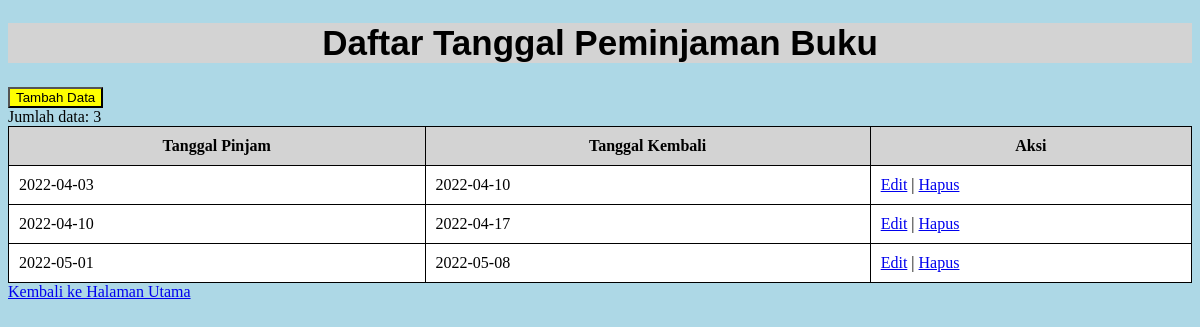
The app's page /Peminjaman.php with its own data.
### tables this page shows
CREATE TABLE `peminjaman` (
  `id_peminjaman` int(11) NOT NULL AUTO_INCREMENT,
  `tgl_pinjam` date NOT NULL,
  `tgl_kembali` date NOT NULL,
  PRIMARY KEY (`id_peminjaman`)
);

### Koneksi.php (called while the page is built, shortened)
<?php
    function connect()
    {
        try {
            $connect = new PDO(
                'mysql:host=localhost;dbname=prak501','root','',
                array(PDO::ATTR_ERRMODE, PDO::ERRMODE_EXCEPTION, PDO::ATTR_PERSISTENT => true)
            );
        } catch (PDOException $e) {
            print "Gagal Terhubung ke Database: " . $e->getMessage() . "<br/>";
            die();
        }
        return $connect;
    }
?>

### Model.php (the view, shortened to what this page needs)
<?php
    require 'Koneksi.php';
    function tampilkan($table){
        $connection = connect() -> prepare("SELECT * FROM $table");
        $connection -> execute();
        $result = $connection -> fetchAll();
        if (!empty($result)) {
            if ($table == "buku") {
                foreach ($result as $data) {
                    echo "<tr>";
                    echo "<td>" . $data['judul_buku'] . "</td>";
                    echo "<td>" . $data['penulis'] . "</td>";
                    echo "<td>" . $data['penerbit'] . "</td>";
                    echo "<td>" . $data["tahun_terbit"] . "</td>";
                    echo "<td>";
                        echo "<a href='FormBuku.php?id_buku=" . $data['id_buku'] . "'>Edit</a>";
                        echo " | ";
                        echo "<a href='Buku.php?id_buku=" . $data['id_buku'] . "' onclick=\"return confirm('Apakah anda yakin ingin menghapus?')\">
                                Hapus</a>";
                    echo "</td>";
                    echo "</tr>";
                }   echo "<br/>";
                    echo "Jumlah data: ".count($result);
            } elseif ($table == "peminjaman") {
                foreach ($result as $data) {
                    echo "<tr>";
                    echo "<td>" . $data["tgl_pinjam"] . "</td>";
                    echo "<td>" . $data["tgl_kembali"] . "</td>";
                    echo "<td>";
                    echo "<a href='FormPeminjaman.php?id_peminjaman=" . $data['id_peminjaman'] . "'>Edit</a>";
                    echo " | ";
                    echo "<a href='Peminjaman.php?id_peminjaman=" . $data['id_peminjaman'] . "' onclick=\"return confirm('Apakah anda yakin ingin menghapus?')\">
                            Hapus</a>";
                    echo "</td>";
                    echo "</tr>";
                }   echo "<br/>";
            }
        }
    }
?>

### Peminjaman.php (style rules this page uses)
table,th,td { border-collapse: collapse; border: solid 1px; padding:10px; background-color: white; }
body { background-color: lightblue; }

### records on screen
peminjaman: tgl_pinjam "2022-04-03", tgl_kembali "2022-04-10"
peminjaman: tgl_pinjam "2022-04-10", tgl_kembali "2022-04-17"
peminjaman: tgl_pinjam "2022-05-01", tgl_kembali "2022-05-08"
